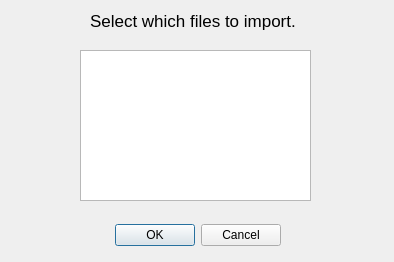
<?xml version="1.0" encoding="UTF-8"?>
<ui version="4.0">
 <class>Dialog</class>
 <widget class="QDialog" name="Dialog">
  <property name="geometry">
   <rect>
    <x>0</x>
    <y>0</y>
    <width>394</width>
    <height>262</height>
   </rect>
  </property>
  <property name="windowTitle">
   <string>Dialog</string>
  </property>
  <widget class="QDialogButtonBox" name="buttonBox">
   <property name="geometry">
    <rect>
     <x>90</x>
     <y>220</y>
     <width>191</width>
     <height>31</height>
    </rect>
   </property>
   <property name="orientation">
    <enum>Qt::Horizontal</enum>
   </property>
   <property name="standardButtons">
    <set>QDialogButtonBox::Cancel|QDialogButtonBox::Ok</set>
   </property>
  </widget>
  <widget class="QListWidget" name="listWidget">
   <property name="geometry">
    <rect>
     <x>80</x>
     <y>50</y>
     <width>231</width>
     <height>151</height>
    </rect>
   </property>
  </widget>
  <widget class="QLabel" name="label">
   <property name="geometry">
    <rect>
     <x>90</x>
     <y>10</y>
     <width>261</width>
     <height>21</height>
    </rect>
   </property>
   <property name="font">
    <font>
     <pointsize>13</pointsize>
    </font>
   </property>
   <property name="text">
    <string>Select which files to import.</string>
   </property>
  </widget>
 </widget>
 <resources/>
 <connections>
  <connection>
   <sender>buttonBox</sender>
   <signal>accepted()</signal>
   <receiver>Dialog</receiver>
   <slot>accept()</slot>
   <hints>
    <hint type="sourcelabel">
     <x>248</x>
     <y>254</y>
    </hint>
    <hint type="destinationlabel">
     <x>157</x>
     <y>274</y>
    </hint>
   </hints>
  </connection>
  <connection>
   <sender>buttonBox</sender>
   <signal>rejected()</signal>
   <receiver>Dialog</receiver>
   <slot>reject()</slot>
   <hints>
    <hint type="sourcelabel">
     <x>316</x>
     <y>260</y>
    </hint>
    <hint type="destinationlabel">
     <x>286</x>
     <y>274</y>
    </hint>
   </hints>
  </connection>
 </connections>
</ui>
